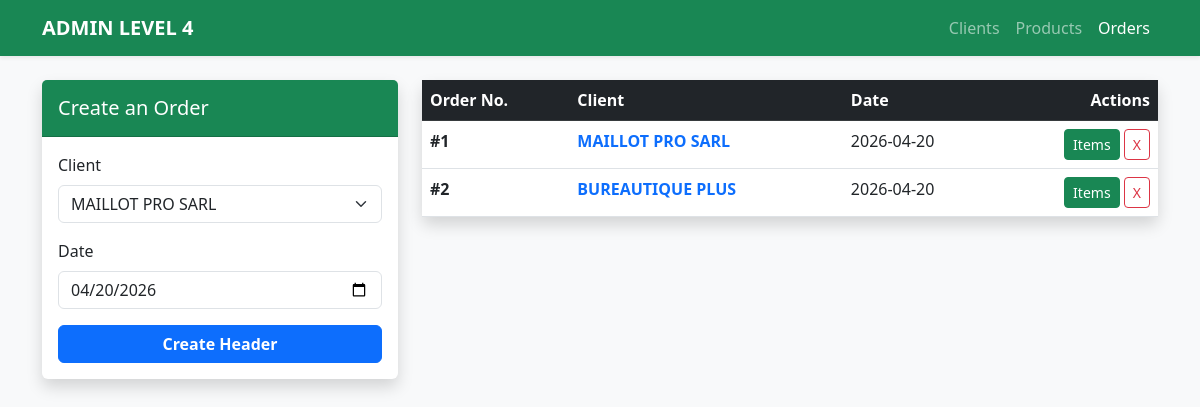
The app's page /04_ULTRA_FAST_CRUD_ARSENAL/NIVEAU_4_COMPLEXE_4_TABLES/commande_gestion.php with its own data.
### tables this page shows
CREATE TABLE commande (
    id_cmd INT AUTO_INCREMENT PRIMARY KEY,
    num_facture VARCHAR(20) UNIQUE NOT NULL,
    date_cmd DATE NOT NULL,
    id_cli INT,
    FOREIGN KEY (id_cli) REFERENCES client(id_cli) ON DELETE CASCADE
);

CREATE TABLE client (
    id_cli INT AUTO_INCREMENT PRIMARY KEY,
    code_cli VARCHAR(10) UNIQUE NOT NULL,  
    nom_cli VARCHAR(100) NOT NULL,
    ville_cli VARCHAR(50) DEFAULT 'Abidjan',
    tel_cli VARCHAR(15)
);

### 04_ULTRA_FAST_CRUD_ARSENAL/NIVEAU_4_COMPLEXE_4_TABLES/commande_gestion.php (the view, shortened to what this page needs)
<?php
include 'db.php';
$commandes = $pdo->query("SELECT c.*, cl.nom_cli FROM commande c JOIN client cl ON c.id_cli = cl.id_cli")->fetchAll();
$clients = $pdo->query("SELECT * FROM client")->fetchAll();
?>
<!DOCTYPE html>
<html lang="en">
<head>
    <link href="https://cdn.jsdelivr.net/npm/bootstrap@5.3.0/dist/css/bootstrap.min.css" rel="stylesheet">
</head>
<body class="bg-light">
    <nav class="navbar navbar-expand-lg navbar-dark bg-success mb-4 shadow-sm">
        <div class="container">
            <a class="navbar-brand fw-bold" href="index.php">ADMIN LEVEL 4</a>
            <div class="collapse navbar-collapse" id="navbarNav">
                <ul class="navbar-nav ms-auto">
                    <li class="nav-item"><a class="nav-link" href="client_gestion.php">Clients</a></li>
                    <li class="nav-item"><a class="nav-link" href="produit_gestion.php">Products</a></li>
                    <li class="nav-item"><a class="nav-link active" href="commande_gestion.php">Orders</a></li>
                </ul>
            </div>
        </div>
    </nav>
    <div class="container">
        <div class="row">
            <div class="col-md-4">
                <div class="card shadow border-0">
                    <div class="card-header bg-success text-white py-3"><h5 class="mb-0">Create an Order</h5></div>
                    <div class="card-body">
                        <form method="POST">
                            <div class="mb-3">
                                <label class="form-label">Client</label>
                                <select name="id_cli" class="form-select">
                                    <?php foreach($clients as $cl): ?><option value="<?= $cl['id_cli'] ?>"><?= $cl['nom_cli'] ?></option><?php endforeach; ?>
                                </select>
                            </div>
                            <div class="mb-3">
                                <label class="form-label">Date</label>
                                <input type="date" name="date" class="form-control" value="<?= date('Y-m-d') ?>" required>
                            </div>
                            <button type="submit" name="creer" class="btn btn-primary w-100 fw-bold">Create Header</button>
                        </form>
                    </div>
                </div>
            </div>
            <div class="col-md-8">
                <div class="card shadow border-0">
                    <div class="card-body p-0">
                        <table class="table table-hover mb-0">
                            <thead class="table-dark">
                                <tr>
                                    <th>Order No.</th>
                                    <th>Client</th>
                                    <th>Date</th>
                                    <th class="text-end">Actions</th>
                                </tr>
                            </thead>
                            <tbody>
                                <?php foreach($commandes as $c): ?>
                                <tr>
                                    <td><strong>#<?= $c['id_cmd'] ?></strong></td>
                                    <td class="fw-bold text-primary"><?= $c['nom_cli'] ?></td>
                                    <td><?= $c['date_cmd'] ?></td>
                                    <td class="text-end">
                                        <a href="ligne_commande_gestion.php?id_cmd=<?= $c['id_cmd'] ?>" class="btn btn-success btn-sm">Items</a>
                                        <a href="?delete=<?= $c['id_cmd'] ?>" class="btn btn-outline-danger btn-sm" onclick="return confirm('Delete?')">X</a>
                                    </td>
                                </tr>
                                <?php endforeach; ?>
                            </tbody>
                        </table>
                    </div>
                </div>
            </div>
        </div>
    </div>
</body>
</html>

### records on screen
commande: id_cmd "1", id_cli.nom_cli "MAILLOT PRO SARL", date_cmd "2026-04-20"
commande: id_cmd "2", id_cli.nom_cli "BUREAUTIQUE PLUS", date_cmd "2026-04-20"

### other values on screen
form field id_cli "MAILLOT PRO SARL"
